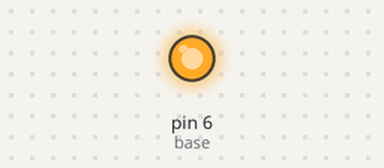
The sketch below on a simulated Arduino Uno, built with avr-gcc and run on an emulated ATmega328P. Shown: output pins drawn as LEDs (lit = HIGH).

Above: at 0.1 s.
Timing chart, 0 to 1.6 s (numbered marks = the images above):
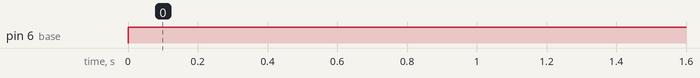

Measured:
- by itself, pin 6 (base): LOW → HIGH at 0.00 s

The sketch:

ControlandoCorrenteComTransistor_e_PWM.ino
```cpp
/*
 * Utilizarei uma fonte 9V 2A para acionar um eletroímã
 * O problema é que ela desarma se ligarmos diretamente.
 * Então, vamos utilizar a saída PWM para controlar o
 * a tensão na base de um trasistor e com isso controlar
 * a corrente que a fonte fornece.
 * Utilizarei um amperímetro para medir a corrente elétrica
 * e verificar o valor da saída PWM.
 *
 * Circuito: utilizarei a porta 3 do Arduíno conectada na base do transistor
 * Como vou usar um transistor NPN (BD 137), o positivo passará no amperímetro,
 * depois vai para o coletor; o emissor vai para o GND que deve ser ligado tanto
 * na fonte quanto no Arduino. Uma alternativa é conectar a fonte diretamente no
 * Arduino e usar o VIN como fonte de corrente, porém por utilizarmos correntes
 * elevadas, o procedimento poderia queimar o Arduino
 */
/* ATENÇÃO, SE VOCÊ CONSEGUIU ESTE CÓDIGO PROCURANDO NA INTERNET, SAIBA QUE VOCÊ
 * PODE DANIFICAR SEU APARELHO SE NÃO SOUBER O QUE ESTÁ FAZENDO. RECOMENDO QUE
 * FAÇA ISSO SOB SUPERVISÃO, MAS SE DECIDIR USAR, USE POR SUA CONTA E RISTO.
 */

int base = 6;

void setup(){
}

void loop(){
  analogWrite(base,255);
}
```
